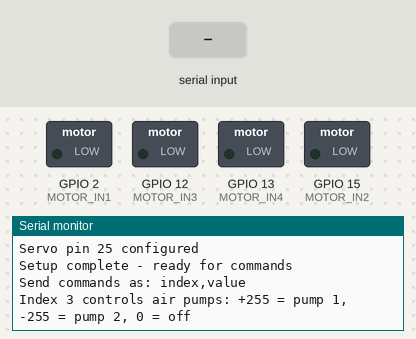
A sketch run on a simulated ESP32. Parts: switched loads named in the sketch (green lamp = pin HIGH), the last lines printed to the serial monitor. The test bench sets the inputs (shaded band). Pins used as bus, display or sensor lines are not drawn.

Above: at 3.2 s.
3.3 s: "90,45\n" received over Serial
At 3.7 s:
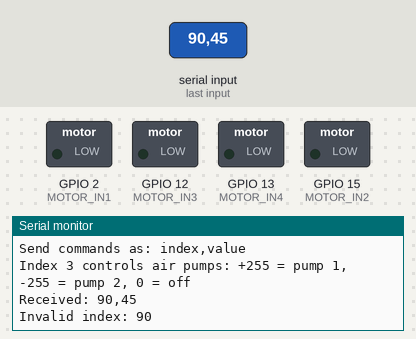
4.8 s: "3\n" received over Serial
At 5.5 s:
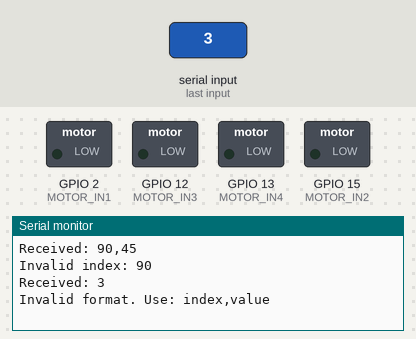
6.3 s: "1,90\n" received over Serial
At 7.2 s:
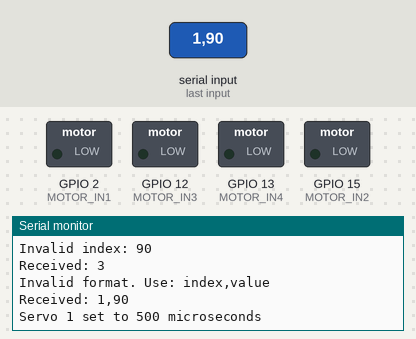

Measured:
- after the input at 3.3 s, the serial monitor: prints a new line at once (image 1)
- after the input at 4.8 s, the serial monitor: prints a new line at once (image 2)
- after the input at 6.3 s, the serial monitor: prints a new line at once (image 3)

The sketch:

Serial_receive.ino
```cpp
// Define servo pins
int servoPins[] = {26, 27, 25};
#define NUM_SERVOS (sizeof(servoPins) / sizeof(servoPins[0]))

// Motor driver pins (adapted from your working code)
#define MOTOR_IN1 2 // Driver 1 - Pump 1 PWM pin
#define MOTOR_IN2 15 // Driver 1 - Pump 1 direction pin

#define MOTOR_IN3 12 // Driver 2 - Pump 2 PWM pin
#define MOTOR_IN4 13 // Driver 2 - Pump 2 direction pin

// Servo state tracking
int currentPositions[NUM_SERVOS];
unsigned long lastPulseTime[NUM_SERVOS];
unsigned long lastSerialCheck = 0;

// Motor state
int currentMotorValue = 0;

void setup() {
    Serial.begin(115200);
    delay(2000);
    Serial.println("Servo + Motor control starting...");

    // Set up servo pins
    for (int i = 0; i < NUM_SERVOS; i++) {
        pinMode(servoPins[i], OUTPUT);
        lastPulseTime[i] = 0;
        Serial.printf("Servo pin %d configured\n", servoPins[i]);
        delay(10);
    }

    // Set up motor driver pins
    pinMode(MOTOR_IN1, OUTPUT);
    pinMode(MOTOR_IN2, OUTPUT);
    pinMode(MOTOR_IN3, OUTPUT);
    pinMode(MOTOR_IN4, OUTPUT);

    // Initialize motors to off (using your method)
    stopPump1();
    stopPump2();

    Serial.println("Setup complete - ready for commands");
    Serial.println("Send commands as: index,value");
    Serial.println("Index 3 controls air pumps: +255 = pump 1, -255 = pump 2, 0 = off");
}

void loop() {
    unsigned long currentTime = micros();

    // Update servo pulses (non-blocking)
    updateServoPositions(currentTime);

    // Check for serial data every 10ms
    if (currentTime - lastSerialCheck >= 50000) {
        checkSerial();
        lastSerialCheck = currentTime;
    }
}

void updateServoPositions(unsigned long currentTime) {
    for (int i = 0; i < NUM_SERVOS; i++) {
        // Send pulse every 20ms (20000 microseconds)
        if (currentTime - lastPulseTime[i] >= 20000) {
            digitalWrite(servoPins[i], HIGH);
            delayMicroseconds(currentPositions[i]);
            digitalWrite(servoPins[i], LOW);

            lastPulseTime[i] = currentTime;
        }
    }
}

void checkSerial() {
    static String inputBuffer = "";

    while (Serial.available()) {
        char incomingChar = Serial.read();

        if (incomingChar == '\n' || incomingChar == '\r') {
            if (inputBuffer.length() > 0) {
                processSerialCommand(inputBuffer);
                inputBuffer = "";
            }
        } else {
            inputBuffer += incomingChar;

            if (inputBuffer.length() > 50) { //gooit alle waarde weg, wat dus wellicht de hoogste waarde is, omdat de buffer te lang is.
                Serial.println("Input buffer overflow - clearing");
                inputBuffer = "";
            }
        }
    }
}

void processSerialCommand(String command) {
    command.trim();
    Serial.println("Received: " + command);

    int commaIndex = command.indexOf(',');
    if (commaIndex > 0 && commaIndex < command.length() - 1) {
        int index = command.substring(0, commaIndex).toInt();
        int value = command.substring(commaIndex + 1).toInt();

        if (index == 3) {
            // Handle motor control (air pumps)
            controlPumps(value);
        } else if (index >= 0 && index < NUM_SERVOS) {
            // Handle servo control
            value = constrain(value, 500, 2500);
            currentPositions[index] = value;
            Serial.printf("Servo %d set to %d microseconds\n", index, value);
        } else {
            Serial.printf("Invalid index: %d\n", index);
        }
    } else {
        Serial.println("Invalid format. Use: index,value");
    }
}

void controlPumps(int value) {
    currentMotorValue = value;

    if (value > 0) {
        stopPump2();
        startPump1(value);
        Serial.printf("Pump 1 ON (value: %d)\n", value);

    } else if (value < 0) {
        stopPump1();
        startPump2(abs(value));
        Serial.printf("Pump 2 ON (value: %d)\n", abs(value));

    } else {
        // Zero: turn off both pumps
        stopPump1();
        stopPump2();
        Serial.println("All pumps OFF");
    }
}

void startPump1(int speed) {
    digitalWrite(MOTOR_IN2, LOW);
    analogWrite(MOTOR_IN1, speed);

    analogWrite(MOTOR_IN3, 0);
    digitalWrite(MOTOR_IN4, LOW);
}

void startPump2(int speed) {
    digitalWrite(MOTOR_IN4, LOW);
    analogWrite(MOTOR_IN3, speed);

    analogWrite(MOTOR_IN1, 0);
    digitalWrite(MOTOR_IN2, LOW);
}

void stopPump1() {
    analogWrite(MOTOR_IN1, 0);
    digitalWrite(MOTOR_IN2, LOW);
}

void stopPump2() {
    analogWrite(MOTOR_IN3, 0);
    digitalWrite(MOTOR_IN4, LOW);
}
```
